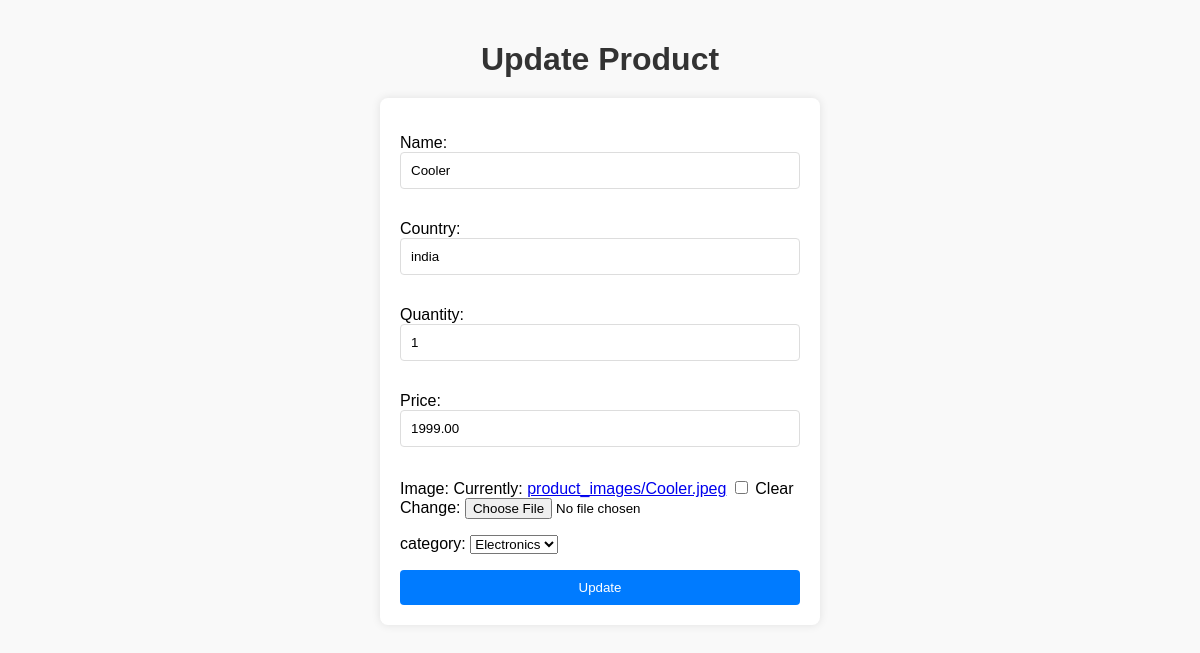
/product/23/update/ (signed in), run on the app's committed database.
### SecondApp/models.py (models this page shows, shortened)
class Product(models.Model):
    dealer = models.ForeignKey(User, on_delete=models.CASCADE, blank=True, null=True, related_name='products')
    name = models.CharField(max_length=100)
    country = models.CharField(max_length=100)
    quantity = models.PositiveIntegerField(default=0)
    price = models.DecimalField(max_digits=10, decimal_places=2)
    image = models.ImageField(upload_to='product_images/', blank=True, null=True)
    created_at = models.DateTimeField(default=timezone.now)
    category = models.ForeignKey(Category, on_delete=models.CASCADE, null=True, blank=True)

class Category(models.Model):
    name = models.CharField(max_length=100, unique=True)
    def __str__(self):
        return self.name

### SecondApp/views.py (the view)
# urls.py: path('product/<int:product_id>/update/', views.update_product, name='update_product'),
@login_required
def update_product(request, product_id):
    product = get_object_or_404(Product, id=product_id)
    if request.method == 'POST':
        form = ProductForm(request.POST, instance=product)
        if form.is_valid():
            form.save()
            messages.success(request, 'Product updated successfully.')
            return redirect('category_detail', category_id=product.category.id)
        else:
            messages.error(request, 'Error updating product. Please correct the form.')
    else:
        form = ProductForm(instance=product)
    return render(request, 'update_product.html', {'form': form, 'product': product})

### SecondApp/forms.py
class ProductForm(forms.ModelForm):
    class Meta:
        model = Product
        fields = ['name', 'country', 'quantity', 'price', 'image', 'category']
        labels = {
            'name': 'Name',
            'country': 'Country',
            'quantity': 'Quantity',
            'price': 'Price',
            'image': 'Image',
            'category':'category',
        }

### SecondApp/templates/update_product.html (shortened to what this page needs)
{% load static %}
<!DOCTYPE html>
<html lang="en">
<head>
    <link rel="stylesheet" href="{% static 'update_product.css' %}">
</head>
<body>
    <div class="container">
        <h1>Update Product</h1>
        <form method="post" class="form-container">
            {{ form.as_p }}
            <button type="submit">Update</button>
        </form>
    </div>
</body>
</html>

### SecondApp/static/update_product.css (style rules this page uses)
body { font-family: Arial, sans-serif; background-color: #f9f9f9; margin: 0; padding: 20px; }
h1 { text-align: center; margin-bottom: 20px; color: #333; }
form { max-width: 400px; margin: 0 auto; padding: 20px; background-color: #fff; border-radius: 8px; box-shadow: 0 0 10px rgba(0, 0, 0, 0.1); }
input[type="text"], input[type="number"] { width: 100%; padding: 10px; margin-bottom: 15px; border: 1px solid #ddd; border-radius: 4px; box-sizing: border-box; transition: border-color 0.3s ease; }
button[type="submit"] { width: 100%; padding: 10px; background-color: #007bff; color: #fff; border: none; border-radius: 4px; cursor: pointer; transition: background-color 0.3s ease; }

### data on the page
Product: name "Cooler", country "india", quantity "1", price "1999.00", category "Electronics"
